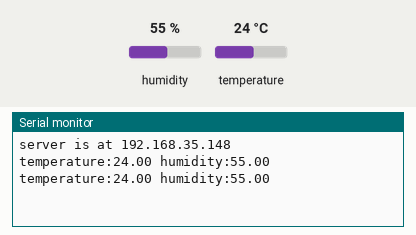
Recording of a sketch running on a simulated Arduino Uno, built with avr-gcc and run on an emulated ATmega328P. On the bench: the last lines printed to the serial monitor. The inputs (shaded band) are chosen by the test bench; at power-on: temperature 24 °C, humidity 55 %. WiFi joins after 1.5 s; servers stay silent unless stated.

Above: at 5.8 s.
5.9 s: temperature set to 28 °C
At 11.2 s:
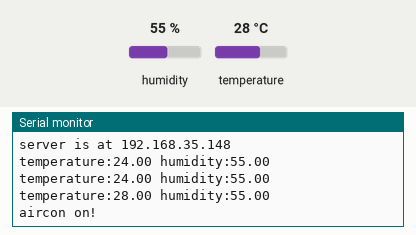
11.9 s: temperature set to 12 °C
At 16.8 s:
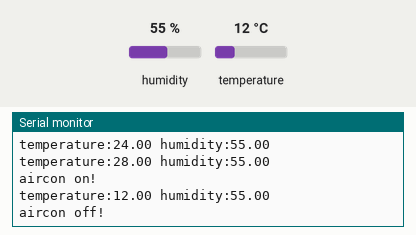
17.9 s: humidity set to 22 %
At 23.5 s:
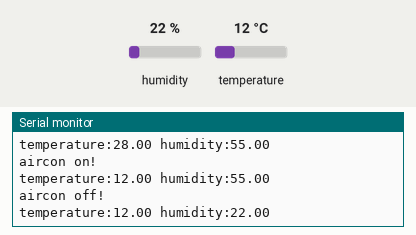
Timing chart, 0 to 25.0 s (numbered marks = the images above; inputs shaded):
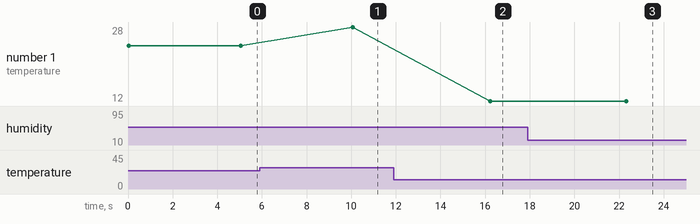

The sketch:

aircon.ino
```cpp
#include <DHT11.h>    //라이브러리 불러옴
#include <IRremote.h>
#include <SPI.h>
#include <Ethernet.h>
#include <Wire.h>// used to couumicate via the I2C bus

int pin = 5;          //Signal 이 연결된 아두이노의 핀번호
int RECV_PIN = 4;
bool airconstatus;
byte mac[] = { 0xDE, 0xAD, 0xBE, 0xEF, 0xFE, 0x48 };
IPAddress ip(192, 168, 35, 148); // IP address, may need to change depending on network
IPAddress gateway(192,168, 35, 1);
EthernetServer server(80); // create a server at port 80
DHT11 dht11(pin);
IRrecv irrecv(RECV_PIN);
IRsend irsend;
decode_results results;
unsigned int  ondata[59] = {8900, 4150, 450, 1650, 400, 600, 450, 600, 450, 550, 500, 1600, 450, 550, 500, 550, 450, 600, 400, 600, 450, 600, 450, 600, 450, 600, 400, 600, 450, 600, 450, 550, 450, 600, 450, 1650, 400, 600, 450, 600, 450, 1650, 400, 600, 450, 1650, 400, 600, 450, 550, 500, 1600, 400, 1650, 450, 600, 400, 1650, 450}; // UNKNOWN F6D13AE8
unsigned int  offdata[59] = {8800, 4200, 450, 1600, 500, 550, 450, 600, 450, 550, 500, 1600, 450, 600, 450, 550, 450, 600, 450, 1600, 450, 1600, 500, 550, 450, 600, 450, 550, 500, 550, 450, 600, 450, 550, 500, 550, 450, 600, 450, 550, 450, 600, 450, 600, 450, 1600, 450, 600, 400, 1650, 450, 550, 500, 550, 450, 600, 450, 1600, 450}; // UNKNOWN 1035C9DA
unsigned int  twentyfourdata[59] = {8800, 4200, 550, 1550, 500, 550, 450, 600, 450, 550, 500, 1600, 450, 550, 500, 550, 500, 550, 450, 550, 500, 550, 450, 600, 450, 550, 450, 1600, 500, 550, 450, 600, 450, 600, 450, 1600, 500, 500, 500, 550, 500, 1550, 500, 600, 450, 1550, 500, 550, 450, 600, 450, 550, 500, 1600, 450, 550, 500, 1600, 450}; // UNKNOWN C4DB2A22
void setup()
{
  Ethernet.begin(mac, ip, gateway); // initialize Ethernet device
  server.begin(); // start to listen for clients
  Serial.begin(9600); //통신속도 설정
  Serial.print("server is at ");
  Serial.println(Ethernet.localIP());
  irrecv.enableIRIn();
  airconstatus = false;
}


int on() {
  Serial.println("aircon on!");
  airconstatus = true;
  irsend.sendRaw(ondata, 59, 38);
  delay(1000);
  irsend.sendRaw(twentyfourdata, 59, 38);
  return 0;
}
int off() {
  Serial.println("aircon off!");
  airconstatus = false;
  irsend.sendRaw(offdata, 59, 38);
  delay(1000);
  return 0;
}

int check() {
  float temp, humi;
  dht11.read(humi, temp); //온도, 습도 읽어와서 표시
  Serial.print("temperature:");
  Serial.print(temp);
  Serial.print(" humidity:");
  Serial.print(humi);
  Serial.println();
  if (temp >= 25.5f && airconstatus == false) {
    on();
  }
  else if (temp < 25.0f && airconstatus == true) {
    off();
  }
  EthernetClient client = server.available();
  if (client) {
    Serial.println("new client");
    // an http request ends with a blank line
    boolean currentLineIsBlank = true;
    while (client.connected()) {
      if (client.available()) {
        char c = client.read();
        Serial.write(c);
        if (c == '\n' && currentLineIsBlank) {
          // send a standard http response header
          client.println(F("HTTP/1.1 200 OK"));
          client.println(F("Content-Type: text/html"));
          client.println(F("Connection: close"));
          client.println(F("Refresh: 5"));
          client.println();
          client.println("<!DOCTYPE HTML>");
          client.println("<head>");
          client.println(F("<title>temp and humi of my room</title>"));
          client.println("</head>");
          client.println("<body>");
          // output the value from the BME280 sensor
          client.print(F("Temperature is "));
          client.print(temp);
          client.println("&nbsp;&#8451;<br><br>");
          client.print("Humidity is ");
          client.print(humi);
          client.println(" %<br><br>");
          client.println("</body>");
          client.println("</html>");
          break;
        }
        if (c == '\n') {
          // you're starting a new line
          currentLineIsBlank = true;
        } else if (c != '\r') {
          // you've gotten a character on the current line
          currentLineIsBlank = false;
        }
      }
    }
  }

  // give the web browser time to receive the data
  delay(1);
  // close the connection:
  client.stop();
  // Serial.println("client disconnected");
  return 0;
}


int IRsensorRecieve() {
  if (irrecv.decode(&results)) {
    Serial.println(results.value, HEX);
    irrecv.resume();
    return 0;
  }
}

void loop()
{
  check();
  delay(5000);
}
```

Measured:
- after the input at 5.9 s, the serial monitor: prints a new line after 4.2 s (image 1)
- after the input at 11.9 s, the serial monitor: prints a new line after 4.3 s (image 2)
- after the input at 17.9 s, the serial monitor: prints a new line after 4.4 s (image 3)
- plotted number 1: 24 → 28 after the input at 5.9 s, 28 → 12 after the input at 11.9 s
